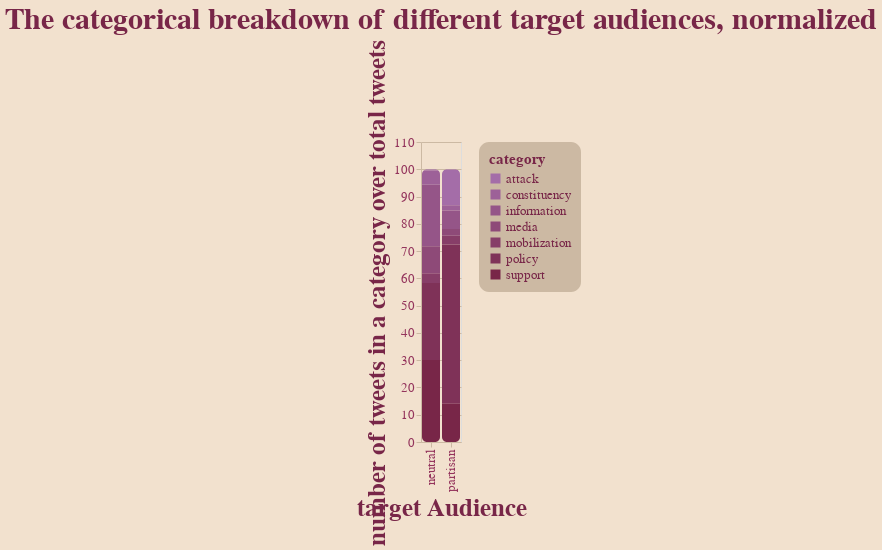

Notebook source saved alongside this figure:
### Code cell
equal = chart.mark_bar().encode(
    alt.X( "bias-trun", title="target Audience" ),
    alt.Y( "perc:Q", title="number of tweets in a category over total tweets"),
    alt.Color( "category" )
).properties(
    title="The categorical breakdown of different target audiences, normalized"
)

apply_all(equal, pallet)

### Figure 1 — Vega-Lite specification as saved in the notebook (floating-point values rounded to 4 significant figures)
{"config": {"view": {"continuousWidth": 400, "continuousHeight": 300}, "axis": {"domainColor": "#CCB9A3", "gridColor": "#CCB9A3", "labelColor": "#94345C", "labelFontSize": 13, "tickColor": "#CCB9A3", "titleColor": "#782648", "titleFontSize": 25}, "background": "#F2E1CE", "bar": {"cornerRadius": 5}, "font": "DINCondensed-Bold", "legend": {"cornerRadius": 10, "fillColor": "#CCB9A3", "labelColor": "#782648", "labelFontSize": 13, "padding": 10, "titleColor": "#782648", "titleFontSize": 15}, "range": {"category": ["#A46DA8", "#9D6198", "#955588", "#8E4A78", "#873E68", "#7F3258", "#782648"]}, "title": {"color": "#782648", "fontSize": 30}}, "data": {"name": "data-b18f56463b49e574ace535444f5bfcab"}, "mark": "bar", "encoding": {"color": {"field": "category", "type": "nominal"}, "x": {"field": "bias-trun", "title": "target Audience", "type": "nominal"}, "y": {"field": "perc", "title": "number of tweets in a category over total tweets", "type": "quantitative"}}, "title": "The categorical breakdown of different target audiences, normalized", "$schema": "https://vega.github.io/schema/vega-lite/v4.17.0.json", "datasets": {"data-b18f56463b49e574ace535444f5bfcab": [{"bias-trun": "partisan", "category": "policy", "value": 706, "perc": 58.35, "invert": 0.001416, "invert-perc": 1.105, "Unnamed: 6": null, "Unnamed: 7": null, "Unnamed: 8": null, "Unnamed: 9": null}, {"bias-trun": "partisan", "category": "attack", "value": 160, "perc": 13.22, "invert": 0.00625, "invert-perc": 4.875, "Unnamed: 6": null, "Unnamed: 7": null, "Unnamed: 8": null, "Unnamed: 9": null}, {"bias-trun": "partisan", "category": "information", "value": 82, "perc": 6.777, "invert": 0.0122, "invert-perc": 9.513, "Unnamed: 6": null, "Unnamed: 7": null, "Unnamed: 8": "total=", "Unnamed: 9": 5000.0}, {"bias-trun": "partisan", "category": "mobilization", "value": 39, "perc": 3.223, "invert": 0.02564, "invert-perc": 20.0, "Unnamed: 6": null, "Unnamed: 7": null, "Unnamed: 8": "partisan total=", "Unnamed: 9": 1210.0}, {"bias-trun": "partisan", "category": "support", "value": 170, "perc": 14.05, "invert": 0.005882, "invert-perc": 4.589, "Unnamed: 6": null, "Unnamed: 7": null, "Unnamed: 8": "neutral total=", "Unnamed: 9": 2499.0}, {"bias-trun": "partisan", "category": "constituency", "value": 23, "perc": 1.901, "invert": 0.04348, "invert-perc": 33.92, "Unnamed: 6": null, "Unnamed: 7": null, "Unnamed: 8": null, "Unnamed: 9": null}, {"bias-trun": "partisan", "category": "media", "value": 30, "perc": 2.479, "invert": 0.03333, "invert-perc": 26.0, "Unnamed: 6": null, "Unnamed: 7": null, "Unnamed: 8": "total-inv", "Unnamed: 9": 0.239}, {"bias-trun": "neutral", "category": "policy", "value": 705, "perc": 28.21, "invert": 0.001418, "invert-perc": 1.281, "Unnamed: 6": null, "Unnamed: 7": null, "Unnamed: 8": "partisan inv", "Unnamed: 9": 0.1282}, {"bias-trun": "neutral", "category": "attack", "value": 12, "perc": 0.4802, "invert": 0.08333, "invert-perc": 75.23, "Unnamed: 6": null, "Unnamed: 7": null, "Unnamed: 8": "neutral inv", "Unnamed: 9": 0.1108}, {"bias-trun": "neutral", "category": "information", "value": 565, "perc": 22.61, "invert": 0.00177, "invert-perc": 1.598, "Unnamed: 6": null, "Unnamed: 7": null, "Unnamed: 8": null, "Unnamed: 9": null}, {"bias-trun": "neutral", "category": "mobilization", "value": 90, "perc": 3.601, "invert": 0.01111, "invert-perc": 10.03, "Unnamed: 6": null, "Unnamed: 7": null, "Unnamed: 8": null, "Unnamed: 9": null}, {"bias-trun": "neutral", "category": "support", "value": 751, "perc": 30.05, "invert": 0.001332, "invert-perc": 1.202, "Unnamed: 6": null, "Unnamed: 7": null, "Unnamed: 8": null, "Unnamed: 9": null}, {"bias-trun": "neutral", "category": "constituency", "value": 129, "perc": 5.162, "invert": 0.007752, "invert-perc": 6.999, "Unnamed: 6": null, "Unnamed: 7": null, "Unnamed: 8": null, "Unnamed: 9": null}, {"bias-trun": "neutral", "category": "media", "value": 247, "perc": 9.884, "invert": 0.004049, "invert-perc": 3.655, "Unnamed: 6": null, "Unnamed: 7": null, "Unnamed: 8": null, "Unnamed: 9": null}]}}
